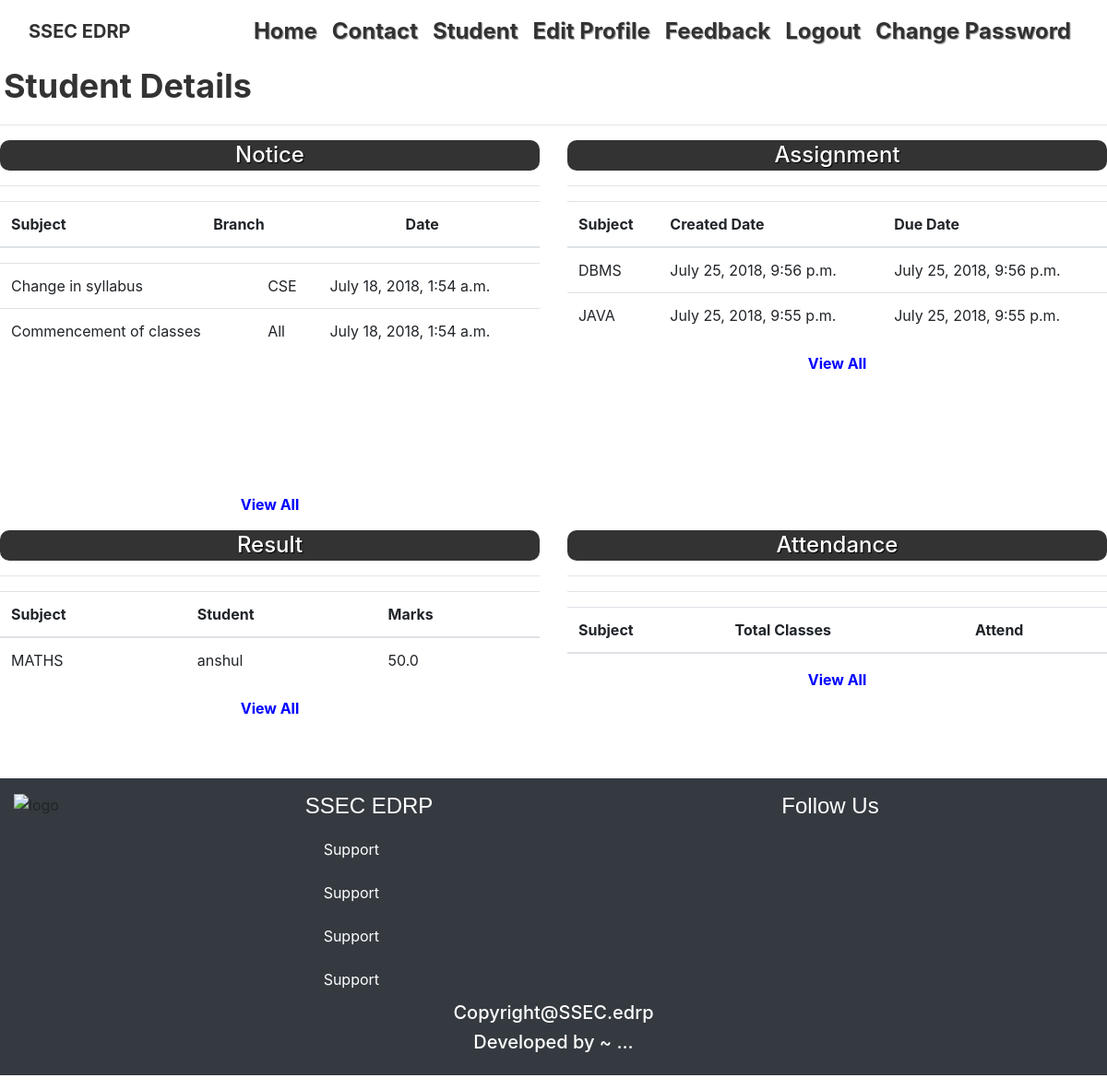
Screenshot of /college/student (signed in) with the database file from the repository.
### college/models.py (models this page shows, shortened)
class Notice(models.Model):
    subject= models.CharField(max_length=100)
    message= models.TextField()
    attach1=models.FileField(upload_to="docs//",null=True, blank=True)
    crdate=models.DateTimeField(auto_now_add=True)
    branch=models.ForeignKey(Branch,on_delete=models.CASCADE)
    sem=models.IntegerField(default=1,choices=((1,1),(2,2),(3,3),(4,4),(5,5),(6,6),(7,7),(8,8)))

class Branch(models.Model):
    name=models.CharField(max_length=100)
    hod=models.CharField(max_length=100)
    def __str__(self):
        return self.name

class Assignment(models.Model):
    subject = models.CharField(max_length=100)
    message = models.TextField()
    attach1 = models.FileField(upload_to ="docs//" ,null=True, blank=True)
    crdate = models.DateTimeField(auto_now_add = True)
    duedate = models.DateTimeField()
    branch = models.ForeignKey(Branch, on_delete=models.CASCADE)
    sem = models.IntegerField(default=1,  choices=((1,1), (2,2), (3,3), (4,4), (5,5), (6,6), (7,7), (8,8)))

class Results(models.Model):
    subject = models.CharField(max_length=100)
    marks = models.FloatField(default=0, validators=[MinValueValidator(0), MaxValueValidator(100)])
    comment = models.TextField()
    student = models.ForeignKey(Student, on_delete=models.CASCADE)

class Student(models.Model):
    name = models.CharField(max_length=100)
    branch = models.ForeignKey(Branch, on_delete=models.CASCADE, null=True)
    sem = models.IntegerField(default=1,  choices=((1,1), (2,2), (3,3), (4,4), (5,5), (6,6), (7,7), (8,8)))
    rn = models.IntegerField(validators=[MinValueValidator(1)], null=True)
    phone_no = models.CharField(validators=[RegexValidator("^0?[6-9]{1}\d{9}$")]  ,max_length=20,null=True)
    marks_10=models.FloatField(default=0, validators=[MinValueValidator(0), MaxValueValidator(100)])
    marks_12=models.FloatField(default=0, validators=[MinValueValidator(0), MaxValueValidator(100)])
    marks_aggr=models.FloatField(default=0, validators=[MinValueValidator(0), MaxValueValidator(100)])
    email=models.EmailField()
    skills=models.TextField(null=True,blank=True)
    user = models.ForeignKey(User, on_delete=models.CASCADE)
    def __str__(self):
        return self.name

### college/views.py (the view)
@method_decorator(login_required, name='dispatch')
class MyList(TemplateView):
    template_name = "student.html"
    def get_context_data(self, **kwargs):
        st = None
        if not self.request.user.is_superuser:
            st = Student.objects.filter(user=self.request.user.id)[0]
        context = TemplateView.get_context_data(self, **kwargs)
        if st == None:
            context["notices"] = Notice.objects.all().order_by('-id')[:5];
            context["assignments"] = Assignment.objects.all().order_by('-id')[:5];
            context["results"] = Results.objects.all().order_by('-id')[:5];
            context["attendances"] = Attendance.objects.all().order_by('-id')[:5];
        else:
            bid = Branch.objects.all().filter(name='All')[0].id
            notices = Notice.objects.all().filter(branch__in=(st.branch.id, bid), sem__in=(st.sem, 0)).order_by('-id')[:10]
            assigns = Assignment.objects.all().filter(branch__in=(st.branch.id, bid), sem__in=(st.sem, 0)).order_by('-id')[:5]
            res = Results.objects.all().filter(student_id = st.id).order_by('-id')[:5];
            ats = Attendance.objects.all().filter(student_id = st.id).order_by('-id')[:5];
            context["notices"] = notices
            context["assignments"] = assigns
            context["results"] = res
            context["attendances"] = ats
        return context;

### college/myctxproc.py (called while the page is built)
def ctxproc(request):
    st = None
    stList = Student.objects.filter(user=request.user.id)
    if len(stList)>0:
        st = stList[0]
    return {'student': st}

### college/templates/student.html (shortened to what this page needs)
{% extends 'base.html' %}
{% load static %}
{% block content %}
<h1 class="myhead1">Student Details</h1>
<hr>
<div class="row">
<div class="col-sm-6">
<h1 class="head4">Notice</h1>
<hr>
<table class="table">
<thead>
<tr><th>Subject</th><th>Branch</th><th>Date</th></tr>
</thead>
</table>
<marquee direction="up" scrollamount="3" style="height: 250px;">
<table class="table table-hover">
{%  for n1 in notices %}
<tr class="clickable-row" data-href="{% url 'ndet' n1.id %}"><td>{{n1.subject}}</td><td>{{n1.branch}}</td><td>{{n1.crdate}}</td></tr>
{%  endfor %}
</table>
</marquee>
<div class="text-center mb-3">
<a style="font-weight: bold; color: blue;" href="{% url 'nlist' %}">View All</a>
</div>
</div>
<div class="col-sm-6">
<h1 class="head4">Assignment</h1>
<hr>
<table class="table table-hover">
<thead>
<tr><th>Subject</th><th>Created Date</th><th>Due Date</th></tr>
</thead>
{%  for n1 in assignments %}
<tr class="clickable-row" data-href="{% url 'adet' n1.id %}"><td>{{n1.subject}}</td><td>{{n1.crdate}}</td><td>{{n1.duedate}}</td></tr>
{%  endfor %}
</table>
<div class="text-center mb-3">
<a style="font-weight: bold; color: blue;" href="{% url 'alist' %}">View All</a>
</div>
</div>
</div>
<div class="row">
<div class="col-sm-6">
<h1 class="head4">Result</h1>
<hr>
<table class="table table-hover">
<thead>
<tr><th>Subject</th><th>Student</th><th>Marks</th></tr>
</thead>
{%  for n1 in results %}
<tr class="clickable-row" data-href="{% url 'rdet' n1.id %}"><td>{{n1.subject}}</td><td>{{n1.student}}</td><td>{{n1.marks}}</td></tr>
{%  endfor %}
</table>
<div class="text-center mb-3">
<a style="font-weight: bold; color: blue;" href="{% url 'rlist' %}">View All</a>
</div>
</div>
<div class="col-sm-6">
<h1 class="head4">Attendance</h1>
<hr>
<hr>
<table class="table table-hover">
<thead>
<tr><th>Subject</th><th>Total Classes</th><th>Attend</th></tr>
</thead>
</table>
<div class="text-center mb-3">
<a style="font-weight: bold; color: blue;" href="{% url 'atlist' %}">View All</a>
</div>
</div>
</div>
{% endblock %}

### college/templates/base.html (shortened to what this page needs)
{% load static %}
<!DOCTYPE html>
<html>
<head>
<link href="{% static 'vender/bs/css/bootstrap.min.css'%}" rel="stylesheet" type="text/css" />
<link href="{% static 'vender/fa/css/all.css'%}" rel="stylesheet" type="text/css" />
<link href="{% static 'style.css'%}" rel="stylesheet" type="text/css" />
</head>
<nav class="navbar navbar-expand-sm bg-transparent">
<div class="container head2 navbar-expand-sm col-sm-12">
    <a class="navbar-brand text-black font-weight-bold">SSEC EDRP</a>
	<div class="collapse navbar-collapse" id="n1">
		<ul class="navbar-nav ml-auto">
			<li class="nav-item"><a class="nav-link link1" href="{% url 'home' %}">Home</a></li>
			<li class="nav-item"><a class="nav-link link1" href="{% url 'contact' %}">Contact</a></li>
			<li class="nav-item"><a class="nav-link link1" href="{% url 'student' %}">Student</a></li>
        {% if user.is_authenticated and not user.is_superuser%}
			<li class="nav-item"><a class="nav-link" href="{%  url 'student_edit' student.id   %}">Edit Profile</a></li>
            <li class="nav-item"><a class="nav-link" href="{%  url 'feed' %}">Feedback</a></li>
        {% endif %}
        {% if user.is_authenticated %}
			<li class="nav-item"><a class="nav-link link1" href="{% url 'auth_logout' %}">Logout</a></li>
			<li class="nav-item"><a class="nav-link link1" href="{% url 'auth_password_change' %}">Change Password</a></li>
        {% else %}
			<li class="nav-item"><a class="nav-link link1" href="/accounts/login/?next=/college/">Login</a></li>
			<li class="nav-item" ><a class="nav-link link1" href="/accounts/register/?next=/college/">Register</a></li>
        {% endif %}
		</ul>
	</div>
</div>
</nav>
{% block content %}
{% endblock %}
 <div class="container-fluid footer pb-3 mb-3 mt-5 bg-dark">
    <div class="row pt-3">
        <div class="col-sm-2">
            <img class="img-fluid" src="{% static 'images/logo1.png' %}" alt="logo">
        </div>
        <div class="col-sm-4 d-flex justify-content-center">
            <div>
                <h4 class="text-center text-white" style="font-family: 'Raleway', sans-serif";>SSEC EDRP</h4>
                <ul class="list-group">
                    <li class="list-group-item bg-transparent borderless"><a class="link1" href="#">Support</a></li>
                    <li class="list-group-item bg-transparent borderless"><a class="link1" href="#">Support</a></li>
                    <li class="list-group-item bg-transparent borderless"><a class="link1" href="#">Support</a></li>
                    <li class="list-group-item bg-transparent borderless"><a class="link1" href="#">Support</a></li>
                </ul>
            </div>
        </div>
        <div class="col-sm-6">
            <h4 class="text-center text-white" style="font-family: 'Raleway', sans-serif";>Follow Us</h4>
            <div class="d-flex justify-content-center mt-5">
                <a class="pr-4 link1" href="#"><i class="fab fa-3x fa-facebook"></i></a>
                <a class="pr-4 link1" href="#"><i class="fab fa-3x fa-twitter"></i></a>
                <a class="pr-4 link2" href="#"><i class="fab fa-3x fa-youtube"></i></a>
                <a class="pr-4 link2" href="#"><i class="fab fa-3x fa-google-plus"></i></a>
                <a class="pr-4 link2" href="#"><i class="fab fa-3x fa-pinterest"></i></a>
                <a class="pr-4 link3" href="#"><i class="fab fa-3x fa-instagram"></i></a>
            </div>
        </div>
    </div>
    <h5 class="text-center text-white">Copyright@SSEC.edrp</h5>
    <h5 class="text-center text-white">Developed by ~ ...</h5>
    </div>
</body>
</html>

### college/static/vender/fa/css/all.css (style rules this page uses)
.fa,.fab,.fal,.far,.fas { -moz-osx-font-smoothing:grayscale;-webkit-font-smoothing:antialiased;display:inline-block;font-style:normal;font-variant:normal;text-rendering:auto;line-height:1 }
.fa-3x { font-size:3em }
.fa-facebook:before { content:"\f09a" }
.fa-google-plus:before { content:"\f2b3" }
.fa-instagram:before { content:"\f16d" }
.fa-pinterest:before { content:"\f0d2" }
.fa-twitter:before { content:"\f099" }
.fa-youtube:before { content:"\f167" }
.fab { font-family:"Font Awesome 5 Brands" }

### college/static/style.css (style rules this page uses)
.head2 { background-size: cover; opacity: 0.8; color: black; }
.navbar-expand-sm .navbar-nav .nav-link { font-size: 24px; font-weight: bold; color: black; text-shadow: gray 1px 1px 1px; }
.myhead1 { color: #333333; font-size: 36px; font-weight: bold; text-shadow: white 2px 2px 2px; padding: 4px; }
.head4 { background-color: #333333; font-size: 24px; text-shadow: black 1px 1px 1px; color: white; padding: 2px; border-radius: 10px; text-align: center; margin-bottom: 10px; }
.footer { background-repeat: repeat-x; background-size: cover; }
.link1,.link2,.link3 { color: white; }
li.borderless { border: 0 none; }

### rows the page displays
Notice: subject "Change in syllabus", branch "CSE", crdate "July 18, 2018, 1:54 a.m."
Notice: subject "Commencement of classes", branch "All", crdate "July 18, 2018, 1:54 a.m."
Assignment: subject "DBMS", crdate "July 25, 2018, 9:56 p.m.", duedate "July 25, 2018, 9:56 p.m."
Assignment: subject "JAVA", crdate "July 25, 2018, 9:55 p.m.", duedate "July 25, 2018, 9:55 p.m."
Results: subject "MATHS", student "anshul", marks "50.0"
